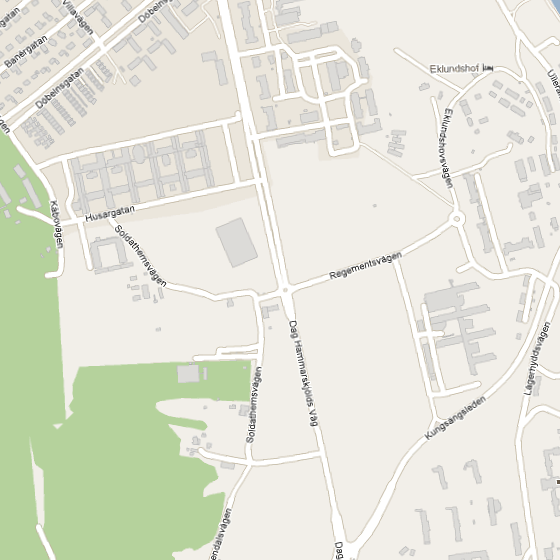
%> input picture lab2/Registration/03.png, 560 x 560 px
$ octave extra_match.m   (GNU Octave 9; MATLAB toolbox functions it lacks are replaced by stand-ins)
%> lines starting %> are read from the running program, lines starting %| are printed output that depends on the picture
%attempt 04
close all;

animate = true;

%% Load images
A = imread('03.png');
%> A is the input picture: size 560x560x3 uint8; mean R, G, B 227.1, 229.2, 215.8
B = imread('04.png');
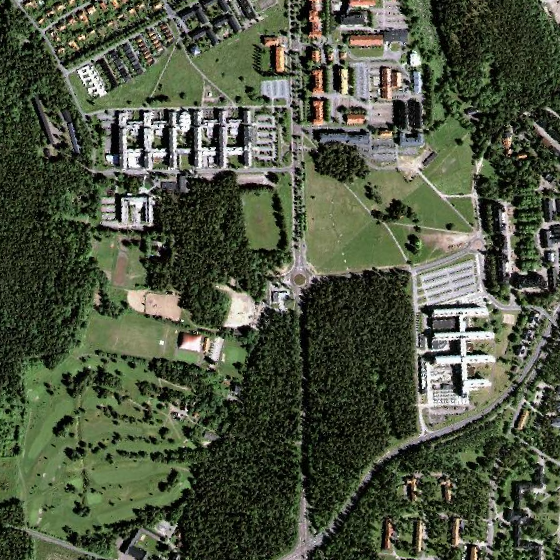
%> input picture lab2/Registration/04.png, 560 x 560 px
%> B is the input picture: size 560x560x3 uint8; mean R, G, B 77.8, 85.5, 65.6

%% Store some parameters
orig_size = size(A);
%> orig_size = [560 560 3]
new_size = [200 200];
sf = orig_size(1:2)./new_size;
%> sf = [2.8 2.8]

%% preprocess B

b = rgb2gray(B);

h = fspecial('unsharp');
b = imfilter(b,h);
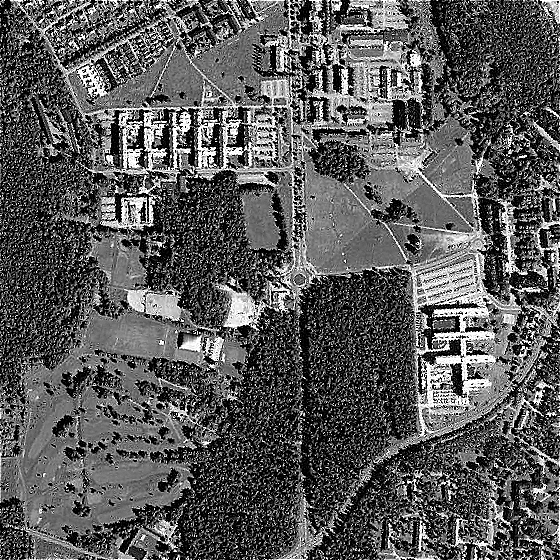
%> b: size 560x560 uint8; min 0, max 255, mean 89.2

h = fspecial('gaussian', [10 10], 30);
b = imfilter(b,h);
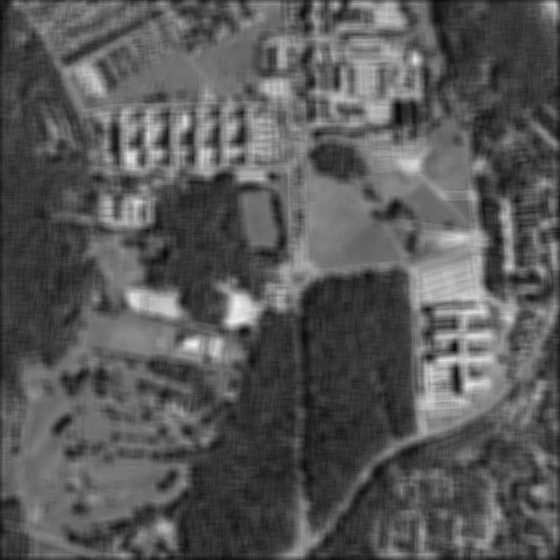
%> b: size 560x560 uint8; min 7, max 241, mean 88.3
%
% h = fspecial('unsharp');
% b = imfilter(b,h);

mt = multithresh(b, 3); % trees, fields/roads, buildings
%> mt = [68 101 139]
b = imquantize(b, mt);
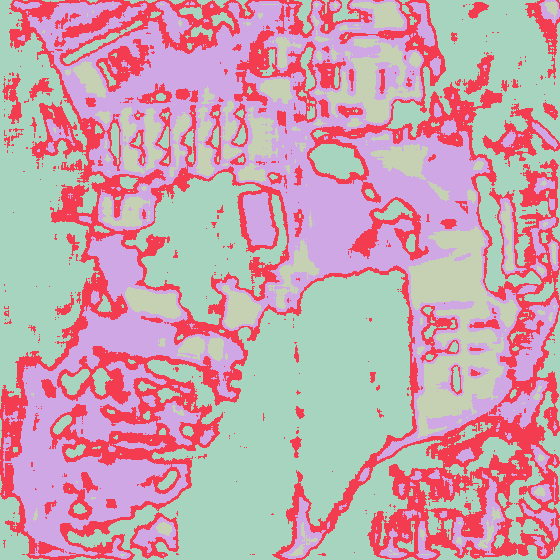
%> b: size 560x560 double; 4 distinct labels, from 1 to 4; one colour per label, 0 black
b = imresize(b,new_size,'bilinear');
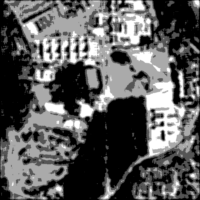
%> b: size 200x200 double; min 1, max 4, mean 2.08; drawn with min black and max white
b = b * 50; % make it visible when animating
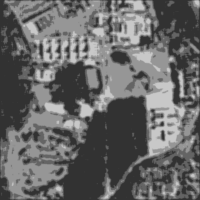
%> b: size 200x200 double; min 50, max 200, mean 103.8

% [7 lines of commented-out code are left out]

%%
a = imresize(rgb2gray(A),new_size,'bilinear');
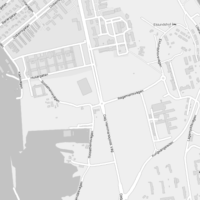
%> a: size 200x200 uint8; min 122, max 255, mean 226.9
% b = imresize(b,new_size,'bilinear');

%> (the run ends here)
